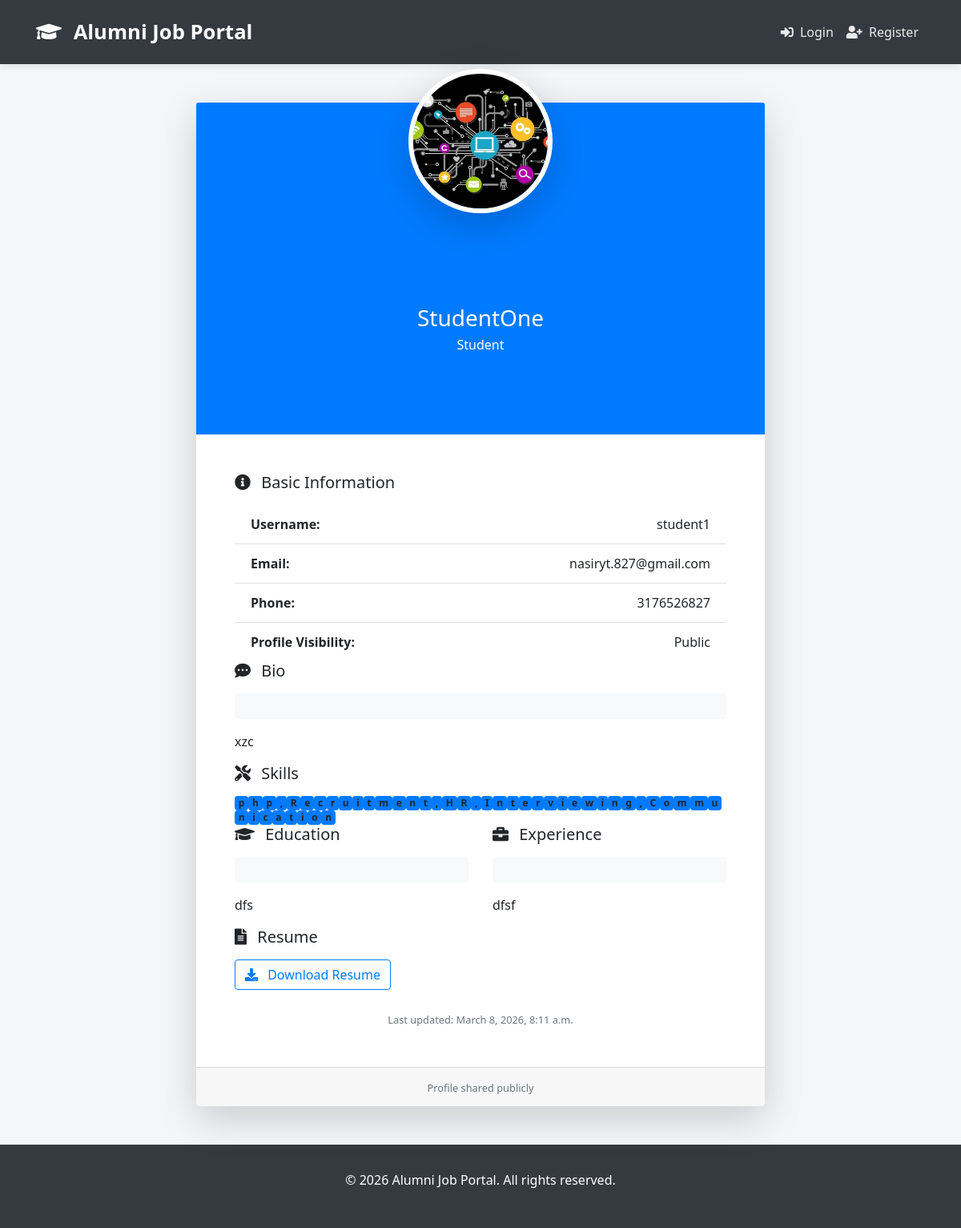
The page /profile/view/2/ on the database its author committed.
### myapp/models.py (models this page shows, shortened)
class Profile(models.Model):
    VISIBILITY_CHOICES = (
        ('Public', 'Public'),
        ('Private', 'Private'),
    )
    user = models.OneToOneField(CustomUser, on_delete=models.CASCADE, primary_key=True, related_name='profile')
    phone_number = models.CharField(max_length=15, blank=True, null=True)
    bio = models.TextField(blank=True, null=True)
    profile_visibility = models.CharField(max_length=10, choices=VISIBILITY_CHOICES, default='Public')
    last_updated = models.DateTimeField(auto_now=True)
    skills = models.CharField(max_length=1000, blank=True, help_text="Comma-separated list of skills")
    education = models.TextField(blank=True, help_text="Describe your education")
    experience = models.TextField(blank=True, help_text="Describe your work experience")
    resume = models.FileField(
        upload_to='resumes/%Y/%m/%d/',
        validators=[FileExtensionValidator(allowed_extensions=['pdf', 'doc', 'docx'])],
        blank=True,
        null=True
    )
    resume_file_name = models.CharField(max_length=255, blank=True)
    resume_upload_date = models.DateTimeField(null=True, blank=True)
    profile_pic = models.ImageField(
        upload_to='profile_pics/%Y/%m/%d/',
        blank=True,
        null=True,
        validators=[FileExtensionValidator(allowed_extensions=['jpg', 'jpeg', 'png'])]
    )

class CustomUser(models.Model):
    ROLE_CHOICES = (
        ('alumni', 'Alumni'),
        ('student', 'Student'),
        ('employer', 'Employer'),
    )
    STATUS_CHOICES = (
        ('pending', 'Pending'),
        ('approved', 'Approved'),
        ('rejected', 'Rejected'),
    )
    username = models.CharField(max_length=150, unique=True)
    full_name = models.CharField(max_length=255)
    email = models.EmailField(unique=True)
    password = models.CharField(max_length=255)
    role = models.CharField(max_length=20, choices=ROLE_CHOICES, default='student')
    status = models.CharField(max_length=20, choices=STATUS_CHOICES, default='pending')
    created_at = models.DateTimeField(auto_now_add=True)

### myapp/views.py (the view)
# urls.py: path('profile/view/<int:user_id>/', views.view_profile, name='view_profile'),
def view_profile(request, user_id):
    user = get_object_or_404(CustomUser, id=user_id)
    if not hasattr(user, 'profile') or user.profile.profile_visibility != 'Public':
        messages.error(request, "This profile is private.")
        return redirect('job_board')
    profile = user.profile
    return render(request, 'profile_view.html', {'profile': profile})

### templates/profile_view.html (shortened to what this page needs)
{% extends 'base.html' %}
{% load static %}
{% block content %}
<div class="container mt-5">
    <div class="row justify-content-center">
        <div class="col-lg-8 col-md-10">
            <div class="card shadow-lg border-0">
                <div class="card-header bg-primary text-white text-center py-5 position-relative">
                    <div class="profile-pic-container">
                        {% if profile.profile_pic %}
                            <img src="{{ profile.profile_pic.url }}"
                                 alt="{{ profile.user.full_name }}"
                                 class="rounded-circle shadow-lg img-fluid profile-pic">
                        {% else %}
                            <div class="rounded-circle bg-light shadow-lg d-flex align-items-center justify-content-center profile-pic">
                                <i class="fas fa-user fa-5x text-muted"></i>
                            </div>
                        {% endif %}
                    </div>
                    <h3 class="mt-4 mb-1">{{ profile.user.full_name }}</h3>
                    <p class="mb-0">{{ profile.user.get_role_display }}</p>
                </div>
                <div class="card-body p-5">
                    <div class="row g-4">
                        <div class="col-12">
                            <h5 class="mb-3"><i class="fas fa-info-circle mr-2"></i> Basic Information</h5>
                            <div class="list-group list-group-flush">
                                <div class="list-group-item d-flex justify-content-between">
                                    <strong>Username:</strong> {{ profile.user.username }}
                                </div>
                                <div class="list-group-item d-flex justify-content-between">
                                    <strong>Email:</strong> {{ profile.user.email }}
                                </div>
                                <div class="list-group-item d-flex justify-content-between">
                                    <strong>Phone:</strong> {{ profile.phone_number|default:"Not provided" }}
                                </div>
                                <div class="list-group-item d-flex justify-content-between">
                                    <strong>Profile Visibility:</strong> {{ profile.profile_visibility }}
                                </div>
                            </div>
                        </div>
                        {% if profile.bio %}
                        <div class="col-12">
                            <h5 class="mb-3"><i class="fas fa-comment-dots mr-2"></i> Bio</h5>
                            <p class="bg-light p-3 rounded">{{ profile.bio|linebreaks }}</p>
                        </div>
                        {% endif %}
                        {% if profile.skills %}
                        <div class="col-12">
                            <h5 class="mb-3"><i class="fas fa-tools mr-2"></i> Skills</h5>
                            <div class="d-flex flex-wrap gap-2">
                                {% for skill in profile.skills|linebreaksbr %}
                                    {% if skill.strip %}
                                        <span class="badge bg-primary">{{ skill.strip }}</span>
                                    {% endif %}
                                {% endfor %}
                            </div>
                        </div>
                        {% endif %}
                        <div class="col-md-6">
                            {% if profile.education %}
                            <h5 class="mb-3"><i class="fas fa-graduation-cap mr-2"></i> Education</h5>
                            <p class="bg-light p-3 rounded">{{ profile.education|linebreaks }}</p>
                            {% endif %}
                        </div>
                        <div class="col-md-6">
                            {% if profile.experience %}
                            <h5 class="mb-3"><i class="fas fa-briefcase mr-2"></i> Experience</h5>
                            <p class="bg-light p-3 rounded">{{ profile.experience|linebreaks }}</p>
                            {% endif %}
                        </div>
                        {% if profile.resume %}
                        <div class="col-12">
                            <h5 class="mb-3"><i class="fas fa-file-alt mr-2"></i> Resume</h5>
                            <a href="{{ profile.resume.url }}" target="_blank" class="btn btn-outline-primary">
                                <i class="fas fa-download mr-2"></i> Download Resume
                            </a>
                        </div>
                        {% endif %}
                        <div class="col-12 text-center mt-4">
                            <small class="text-muted">
                                Last updated: {{ profile.last_updated|date:"F j, Y, g:i a" }}
                            </small>
                        </div>
                    </div>
                </div>
                <div class="card-footer text-center text-muted">
                    <small>Profile shared publicly</small>
                </div>
            </div>
        </div>
    </div>
</div>
{% endblock %}

### templates/base.html (style rules this page uses)
:root { --primary: #0d6efd; --dark: #343a40; }
body { background-color: #f4f6f9; font-family: 'Segoe UI', Tahoma, Geneva, Verdana, sans-serif; }
h1, h2, h3, h4 { margin: 30px; text-align: center; }

### templates/profile_view.html (style rules this page uses)
.profile-pic-container { position: relative; top: 0; transform: translateY(-50%); }
.profile-pic { width: 180px; height: 180px; object-fit: cover; border: 6px solid #fff; transition: transform 0.3s ease; }
.card-header { border-bottom: none; padding-bottom: 100px !important; }

### rows shown on the page
Profile: profile_pic (picture), user.full_name "StudentOne", user.role "Student", user.username "student1", user.email "nasiryt.827@gmail.com", phone_number "3176526827", profile_visibility "Public", bio "xzc", education "dfs", experience "dfsf", last_updated "March 8, 2026, 8:11 a.m."

### other values the page prints
{{ skill.strip }} "p" "h" "p" "," "R" "e" "c" "r" "u" "i" "t" "m" "e" "n" "t" "," "H" "R" "," "I" "n" "t" "e" "r" "v" "i" "e" "w" "i" "n" "g" "," "C" "o" "m" "m" "u" "n" "i" "c" "a" "t" "i" "o" "n"
